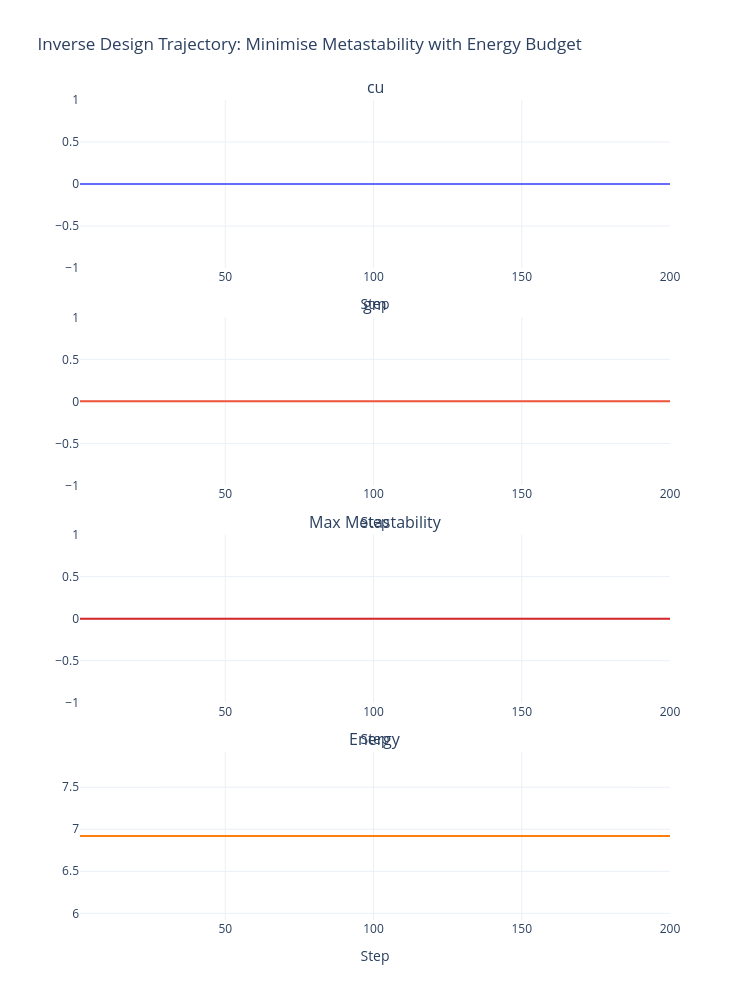

Notebook cell for this chart:
### Markdown cell above
---

## 4. Analysing the Optimisation Trajectory

### Code cell
# Plot trajectory of design parameters and objectives
fig_traj = plot_inverse_trajectory(
    trajectory=trajectory,
    param_names=OPTIMISABLE,
    title='Inverse Design Trajectory: Minimise Metastability with Energy Budget',
)
fig_traj.show()

### Figure 1 — Plotly figure (JSON) as saved in the notebook; plotly's stock layout.template omitted (floating-point values rounded to 4 significant figures; data arrays with more than 128 entries replaced by an {"elided": "..."} marker saying what was removed)
{"data": [{"line": {"width": 2}, "mode": "lines", "name": "cu", "type": "scatter", "x": {"elided": "200 int values"}, "xaxis": "x", "y": {"elided": "200 float values"}, "yaxis": "y"}, {"line": {"width": 2}, "mode": "lines", "name": "gm", "type": "scatter", "x": {"elided": "200 int values"}, "xaxis": "x2", "y": {"elided": "200 float values"}, "yaxis": "y2"}, {"line": {"color": "#d62728", "width": 2}, "mode": "lines", "name": "Metastability", "type": "scatter", "x": {"elided": "200 int values"}, "xaxis": "x3", "y": {"elided": "200 int values"}, "yaxis": "y3"}, {"line": {"color": "#ff7f0e", "width": 2}, "mode": "lines", "name": "Energy", "type": "scatter", "x": {"elided": "200 int values"}, "xaxis": "x4", "y": {"elided": "200 float values"}, "yaxis": "y4"}], "layout": {"annotations": [{"font": {"size": 16}, "showarrow": false, "text": "cu", "x": 0.5, "xanchor": "center", "xref": "paper", "y": 1, "yanchor": "bottom", "yref": "paper"}, {"font": {"size": 16}, "showarrow": false, "text": "gm", "x": 0.5, "xanchor": "center", "xref": "paper", "y": 0.735, "yanchor": "bottom", "yref": "paper"}, {"font": {"size": 16}, "showarrow": false, "text": "Max Metastability", "x": 0.5, "xanchor": "center", "xref": "paper", "y": 0.47, "yanchor": "bottom", "yref": "paper"}, {"font": {"size": 16}, "showarrow": false, "text": "Energy", "x": 0.5, "xanchor": "center", "xref": "paper", "y": 0.205, "yanchor": "bottom", "yref": "paper"}], "height": 1000, "showlegend": false, "title": {"text": "Inverse Design Trajectory: Minimise Metastability with Energy Budget"}, "width": 750, "xaxis": {"anchor": "y", "domain": [0, 1], "title": {"text": "Step"}}, "xaxis2": {"anchor": "y2", "domain": [0, 1], "title": {"text": "Step"}}, "xaxis3": {"anchor": "y3", "domain": [0, 1], "title": {"text": "Step"}}, "xaxis4": {"anchor": "y4", "domain": [0, 1], "title": {"text": "Step"}}, "yaxis": {"anchor": "x", "domain": [0.795, 1]}, "yaxis2": {"anchor": "x2", "domain": [0.53, 0.735]}, "yaxis3": {"anchor": "x3", "domain": [0.265, 0.47]}, "yaxis4": {"anchor": "x4", "domain": [0, 0.205]}}}
